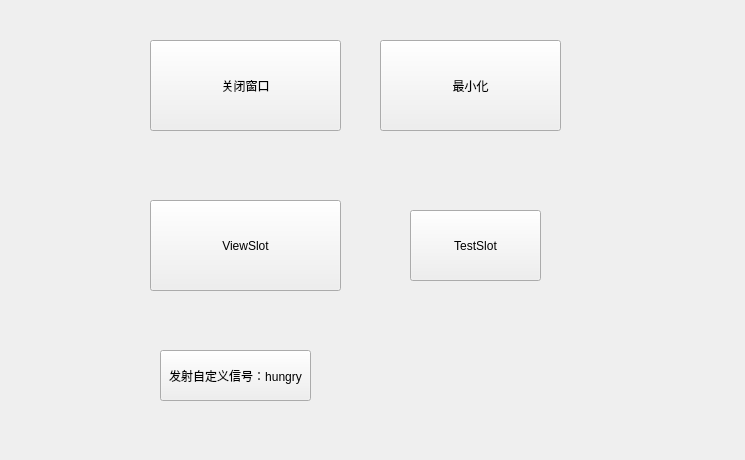
<?xml version="1.0" encoding="UTF-8"?>
<ui version="4.0">
 <class>test_signal_slotClass</class>
 <widget class="QWidget" name="test_signal_slotClass">
  <property name="geometry">
   <rect>
    <x>0</x>
    <y>0</y>
    <width>745</width>
    <height>460</height>
   </rect>
  </property>
  <property name="windowTitle">
   <string>test_signal_slot</string>
  </property>
  <widget class="QPushButton" name="closeButton">
   <property name="geometry">
    <rect>
     <x>150</x>
     <y>40</y>
     <width>191</width>
     <height>91</height>
    </rect>
   </property>
   <property name="text">
    <string>关闭窗口</string>
   </property>
  </widget>
  <widget class="QPushButton" name="minButton">
   <property name="geometry">
    <rect>
     <x>380</x>
     <y>40</y>
     <width>181</width>
     <height>91</height>
    </rect>
   </property>
   <property name="text">
    <string>最小化</string>
   </property>
  </widget>
  <widget class="QPushButton" name="closeButton_2">
   <property name="geometry">
    <rect>
     <x>150</x>
     <y>200</y>
     <width>191</width>
     <height>91</height>
    </rect>
   </property>
   <property name="text">
    <string>ViewSlot</string>
   </property>
  </widget>
  <widget class="QPushButton" name="testButton">
   <property name="geometry">
    <rect>
     <x>410</x>
     <y>210</y>
     <width>131</width>
     <height>71</height>
    </rect>
   </property>
   <property name="text">
    <string>TestSlot</string>
   </property>
  </widget>
  <widget class="QPushButton" name="hungry">
   <property name="geometry">
    <rect>
     <x>160</x>
     <y>350</y>
     <width>151</width>
     <height>51</height>
    </rect>
   </property>
   <property name="text">
    <string>发射自定义信号：hungry</string>
   </property>
  </widget>
 </widget>
 <layoutdefault spacing="6" margin="11"/>
 <resources>
  <include location="test_signal_slot.qrc"/>
 </resources>
 <connections>
  <connection>
   <sender>closeButton</sender>
   <signal>clicked()</signal>
   <receiver>test_signal_slotClass</receiver>
   <slot>close()</slot>
   <hints>
    <hint type="sourcelabel">
     <x>239</x>
     <y>116</y>
    </hint>
    <hint type="destinationlabel">
     <x>243</x>
     <y>466</y>
    </hint>
   </hints>
  </connection>
  <connection>
   <sender>minButton</sender>
   <signal>clicked()</signal>
   <receiver>test_signal_slotClass</receiver>
   <slot>showMinimized()</slot>
   <hints>
    <hint type="sourcelabel">
     <x>463</x>
     <y>119</y>
    </hint>
    <hint type="destinationlabel">
     <x>481</x>
     <y>-10</y>
    </hint>
   </hints>
  </connection>
  <connection>
   <sender>closeButton_2</sender>
   <signal>clicked()</signal>
   <receiver>test_signal_slotClass</receiver>
   <slot>ViewSlot()</slot>
   <hints>
    <hint type="sourcelabel">
     <x>277</x>
     <y>228</y>
    </hint>
    <hint type="destinationlabel">
     <x>371</x>
     <y>323</y>
    </hint>
   </hints>
  </connection>
  <connection>
   <sender>test_signal_slotClass</sender>
   <signal>ViewSig()</signal>
   <receiver>test_signal_slotClass</receiver>
   <slot>ViewSlot()</slot>
   <hints>
    <hint type="sourcelabel">
     <x>556</x>
     <y>297</y>
    </hint>
    <hint type="destinationlabel">
     <x>657</x>
     <y>338</y>
    </hint>
   </hints>
  </connection>
 </connections>
 <slots>
  <signal>ViewSig()</signal>
  <slot>ViewSlot()</slot>
 </slots>
</ui>
